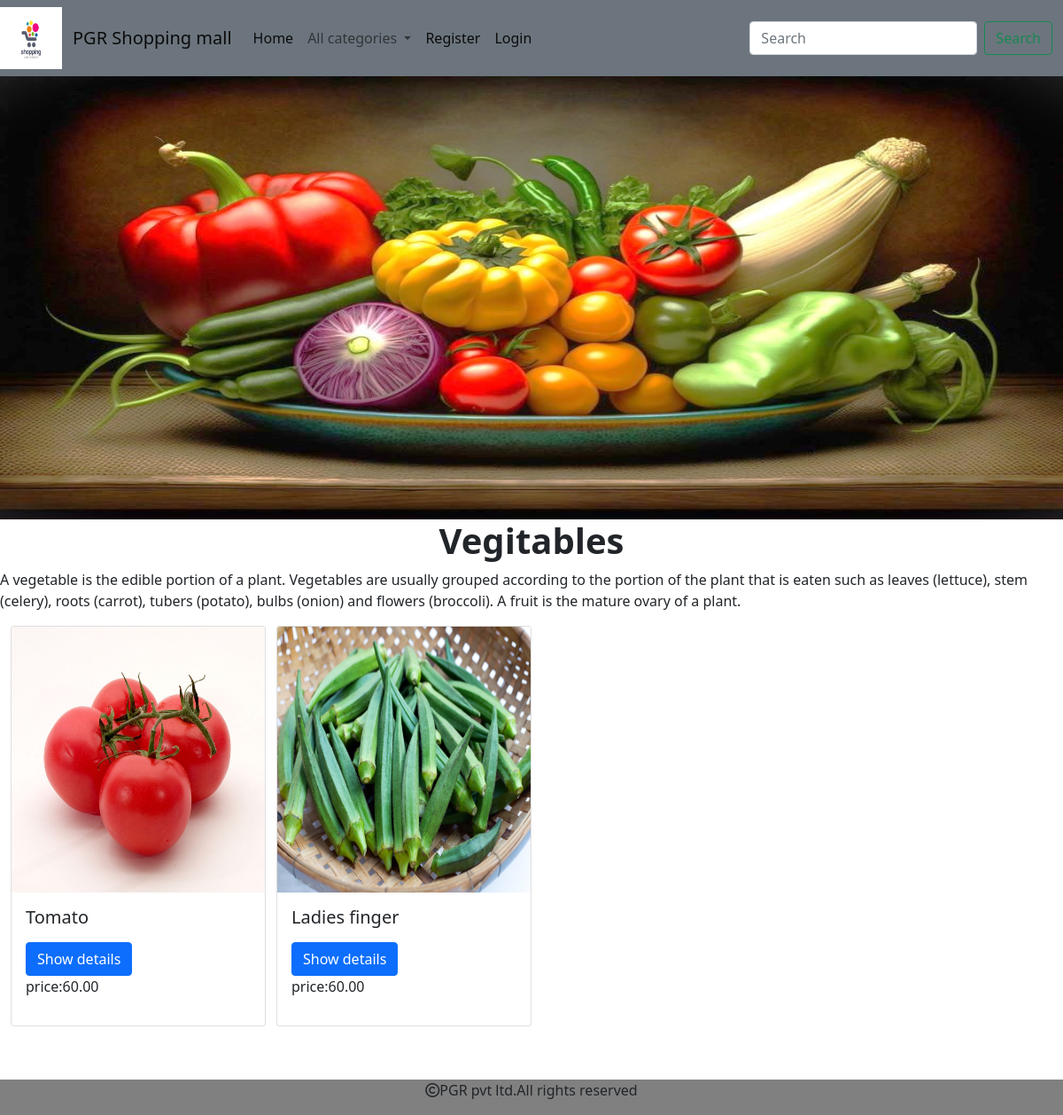
The app's page /products/2 with its own data.
### shop/models.py (models this page shows, shortened)
class category(models.Model):
    name=models.CharField(max_length=20)
    desc=models.TextField()
    image=models.ImageField(upload_to='media/image',null=True,blank=True)

class product(models.Model):
    name=models.CharField(max_length=20)
    desc=models.TextField()
    image = models.ImageField(upload_to='media/image', null=True, blank=True)
    price=models.DecimalField(max_digits=10,decimal_places=2)
    stock=models.IntegerField()
    available=models.BooleanField(default=True)
    created=models.DateTimeField(auto_now_add=True)#one time
    update=models.DateTimeField(auto_now=True)# every time we updated record
    category=models.ForeignKey(category,on_delete=models.CASCADE)

### shop/views.py (the view)
# urls.py: path('products/<int:p>',views.allproducts,name="products"),
def allproducts(request,p):
     c=category.objects.get(id=p)
     p=product.objects.filter(category=c)
     return render(request,'product.html',{'c':c,'p':p})

### cart/context_processors.py (called while the page is built, shortened)
def total (request):
    u=request.user
    count=0
    return {'count':count}

### shop/context_processors.py (called while the page is built)
def links(request):
    c=category.objects.all()
    return {'links':c}

### template/product.html (shortened to what this page needs)
{% extends 'base.html' %}
{% load static %}
{% block content %}
<div class="" >
 <img src="{{c.image.url}}" height="500px;" width="100%">
</div>
 <h1 class="text-center  fw-bold">{{c.name}}</h1>
<p>{{c.desc}}</p>
<div class="container-fluid" style="margin-bottom:100px;">
 <div class="row">
     {% for i in p %}
  <div class="col-sm-3">
   <div class="card" style="width: 18rem;">
  <img src="{{ i.image.url }}" class="card-img-top" alt="..." height="300px;">
  <div class="card-body">
    <h5 class="card-title">{{i.name}} </h5>
    <a href="{% url 'shop:details' i.id %}" class="btn btn-primary">Show details</a>
    <p>price:{{i.price}}</p>
  </div>
</div>
  </div>
{% endfor %}
 </div>
</div>
{% endblock %}

### static/css/style.css (style rules this page uses)
body { background-color:white; }

### records on screen
category: image (picture), name "Vegitables", desc "A vegetable is the edible portion of a plant. Vegetables are usually grouped according to the portion of the plant that is eaten such as leaves (lettuce), stem (celery), roots (carrot), tubers (potato), bulbs (onion) and flowers (broccoli). A fruit is the mature ovary of a plant."
product: image (picture), name "Tomato", price "60.00"
product: image (picture), name "Ladies finger", price "60.00"
